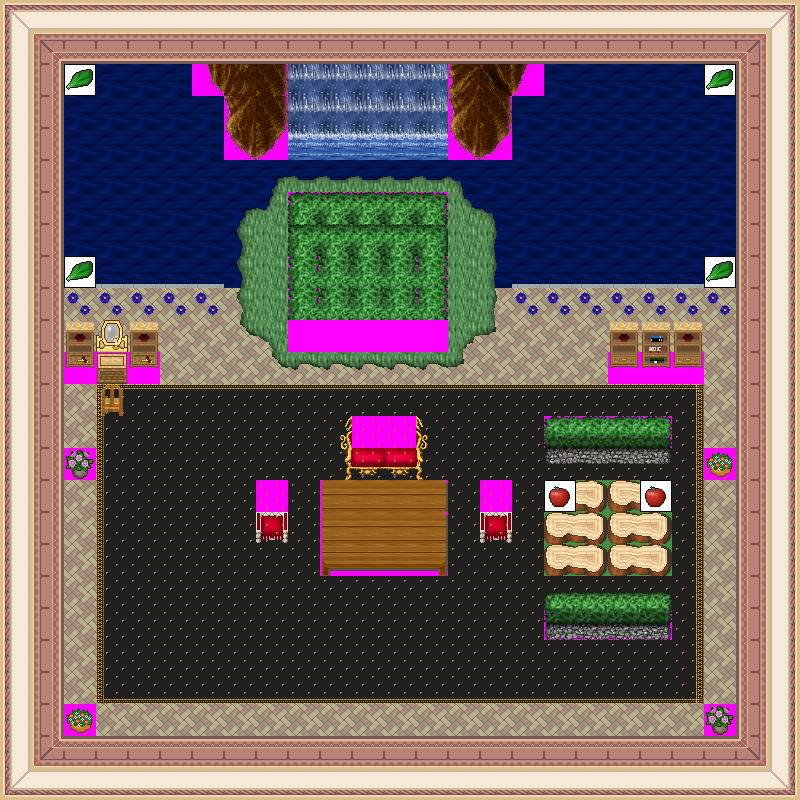

The image is a tile-based game level rendered from a .tmx file. Its description and source (layers, tilesets, objects; grid data summarised) follow:
An orthogonal 25x25 tile map with 32x32 px tiles, 7 tile layers (Ground, Objects, Above, Walkable, ...), 35 tilesets.

<map version="1.0" orientation="orthogonal" width="25" height="25" tilewidth="32" tileheight="32">
 <tileset firstgid="1" name="ground_water_water" tilewidth="32" tileheight="32">
  <image source="../drawable/ground_water_water.png" width="96" height="256" />
 </tileset>
 <tileset firstgid="25" name="ground_brown_paving" tilewidth="32" tileheight="32">
  <image source="../drawable/ground_brown_paving.png" width="64" height="32" />
 </tileset>
 <tileset firstgid="27" name="furniture_carpet_rug_border" tilewidth="32" tileheight="32">
  <image source="../drawable/furniture_carpet_rug_border.png" width="96" height="96" />
 </tileset>
 <tileset firstgid="36" name="ground_ground" tilewidth="32" tileheight="32">
  <image source="../drawable/ground_ground.png" width="96" height="352" />
 </tileset>
 <tileset firstgid="69" name="building_wall_int_wall_pale" tilewidth="32" tileheight="32">
  <image source="../drawable/building_wall_int_wall_pale.png" width="64" height="256" />
 </tileset>
 <tileset firstgid="85" name="building_wall_int_wall_purple" tilewidth="32" tileheight="32">
  <image source="../drawable/building_wall_int_wall_purple.png" width="64" height="320" />
 </tileset>
 <tileset firstgid="105" name="building_wall_bricked_edges" tilewidth="32" tileheight="32">
  <image source="../drawable/building_wall_bricked_edges.png" width="160" height="160" />
 </tileset>
 <tileset firstgid="130" name="plant_flower_daisy_blue" tilewidth="32" tileheight="32">
  <image source="../drawable/plant_flower_daisy_blue.png" width="64" height="128" />
 </tileset>
 <tileset firstgid="138" name="furniture_shelve_bright_bookshelf_and_cupboard" tilewidth="32" tileheight="32">
  <image source="../drawable/furniture_shelve_bright_bookshelf_and_cupboard.png" width="96" height="64" />
 </tileset>
 <tileset firstgid="144" name="item_pot_box" tilewidth="32" tileheight="32">
  <image source="../drawable/item_pot_box.png" width="32" height="32" />
 </tileset>
 <tileset firstgid="145" name="furniture_chair_wooden_pale" tilewidth="32" tileheight="32">
  <image source="../drawable/furniture_chair_wooden_pale.png" width="64" height="64" />
 </tileset>
 <tileset firstgid="149" name="ground_ridge_earth_dark" tilewidth="32" tileheight="32">
  <image source="../drawable/ground_ridge_earth_dark.png" width="384" height="256" />
 </tileset>
 <tileset firstgid="245" name="ground_water_waterfall" tilewidth="32" tileheight="32">
  <image source="../drawable/ground_water_waterfall.png" width="256" height="480" />
 </tileset>
 <tileset firstgid="365" name="furniture_chair_throne_small" tilewidth="32" tileheight="32">
  <image source="../drawable/furniture_chair_throne_small.png" width="32" height="64" />
 </tileset>
 <tileset firstgid="367" name="furniture_chair_throne" tilewidth="32" tileheight="32">
  <image source="../drawable/furniture_chair_throne.png" width="96" height="64" />
 </tileset>
 <tileset firstgid="373" name="furniture_table_wooden_rectangular" tilewidth="32" tileheight="32">
  <image source="../drawable/furniture_table_wooden_rectangular.png" width="96" height="96" />
 </tileset>
 <tileset firstgid="382" name="plant_bush_hedge" tilewidth="32" tileheight="32">
  <image source="../drawable/plant_bush_hedge.png" width="160" height="224" />
 </tileset>
 <tileset firstgid="417" name="plant_stump_rectangular" tilewidth="32" tileheight="32">
  <image source="../drawable/plant_stump_rectangular.png" width="64" height="64" />
 </tileset>
 <tileset firstgid="421" name="plant_indoor_flowering_plant" tilewidth="32" tileheight="32">
  <image source="../drawable/plant_indoor_flowering_plant.png" width="64" height="32" />
 </tileset>
 <tileset firstgid="423" name="ground_grass_corners" tilewidth="32" tileheight="32">
  <image source="../drawable/ground_grass_corners.png" width="192" height="128" />
 </tileset>
 <tileset firstgid="447" name="ground_grass_edges" tilewidth="32" tileheight="32">
  <image source="../drawable/ground_grass_edges.png" width="384" height="96" />
 </tileset>
 <tileset firstgid="483" name="item_food_meals_2" tilewidth="32" tileheight="32">
  <image source="../drawable/item_food_meals_2.png" width="32" height="64" />
 </tileset>
 <tileset firstgid="485" name="furniture_light_candelabra" tilewidth="32" tileheight="32">
  <image source="../drawable/furniture_light_candelabra.png" width="32" height="32" />
 </tileset>
 <tileset firstgid="486" name="item_documents_book" tilewidth="32" tileheight="32">
  <image source="../drawable/item_documents_book.png" width="64" height="64" />
 </tileset>
 <tileset firstgid="490" name="item_drink_red_wine" tilewidth="32" tileheight="32">
  <image source="../drawable/item_drink_red_wine.png" width="64" height="64" />
 </tileset>
 <tileset firstgid="494" name="item_drink_bottle_and_glass" tilewidth="32" tileheight="32">
  <image source="../drawable/item_drink_bottle_and_glass.png" width="128" height="64" />
 </tileset>
 <tileset firstgid="502" name="plant_indoor_flower_vase" tilewidth="32" tileheight="32">
  <image source="../drawable/plant_indoor_flower_vase.png" width="96" height="32" />
 </tileset>
 <tileset firstgid="505" name="item_food_meals_1" tilewidth="32" tileheight="32">
  <image source="../drawable/item_food_meals_1.png" width="64" height="32" />
 </tileset>
 <tileset firstgid="507" name="furniture_other_drawer_with_mirror" tilewidth="32" tileheight="32">
  <image source="../drawable/furniture_other_drawer_with_mirror.png" width="32" height="64" />
 </tileset>
 <tileset firstgid="509" name="furniture_picture_small" tilewidth="32" tileheight="32">
  <image source="../drawable/furniture_picture_small.png" width="96" height="32" />
 </tileset>
 <tileset firstgid="512" name="furniture_clock_wooden_clock" tilewidth="32" tileheight="32">
  <image source="../drawable/furniture_clock_wooden_clock.png" width="32" height="192" />
 </tileset>
 <tileset firstgid="518" name="furniture_picture_large_island" tilewidth="32" tileheight="32">
  <image source="../drawable/furniture_picture_large_island.png" width="64" height="32" />
 </tileset>
 <tileset firstgid="520" name="logic_item_vegetable" tilewidth="32" tileheight="32">
  <image source="../drawable/logic_item_vegetable.png" width="256" height="64" />
 </tileset>
 <tileset firstgid="536" name="furniture_carpet_carpets" tilewidth="32" tileheight="32">
  <image source="../drawable/furniture_carpet_carpets.png" width="128" height="64" />
 </tileset>
 <tileset firstgid="544" name="walkable_sentinel" tilewidth="32" tileheight="32">
  <image source="../drawable/walkable_sentinel.png" width="32" height="32" />
 </tileset>
 <layer name="Ground" width="25" height="25">
  <data>[625 cells, 529 non-empty, 6 distinct tile ids]</data>
 </layer>
 <layer name="Objects" width="25" height="25">
  <data>[625 cells, 65 non-empty, 42 distinct tile ids]</data>
 </layer>
 <layer name="Above" width="25" height="25">
  <data>[625 cells, 50 non-empty, 20 distinct tile ids]</data>
 </layer>
 <layer name="Walkable" width="25" height="25">
  <data>[625 cells, 249 non-empty, 1 distinct tile ids]</data>
 </layer>
 <layer name="Objects_stendhal" width="25" height="25">
  <data>[625 cells, 501 non-empty, 75 distinct tile ids]</data>
 </layer>
 <layer name="Above_stendhal" width="25" height="25">
  <data>[625 cells, 10 non-empty, 3 distinct tile ids]</data>
 </layer>
 <layer name="Objects_stendhal2" width="25" height="25">
  <data>[625 cells, 6 non-empty, 2 distinct tile ids]</data>
 </layer>
 <objectgroup name="Mapevents" width="25" height="25" />
 <objectgroup name="Spawn" width="25" height="25" />
 <objectgroup name="Keys" width="25" height="25" />
 <objectgroup name="Replace" width="25" height="25" />
</map>
